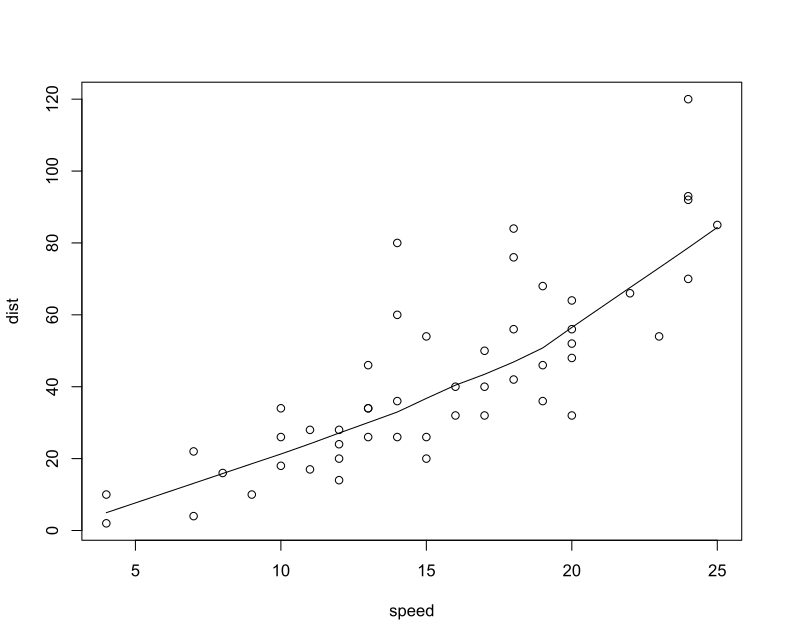

This figure's R source:
require(stats)
plot(cars)
lines(lowess(cars))
